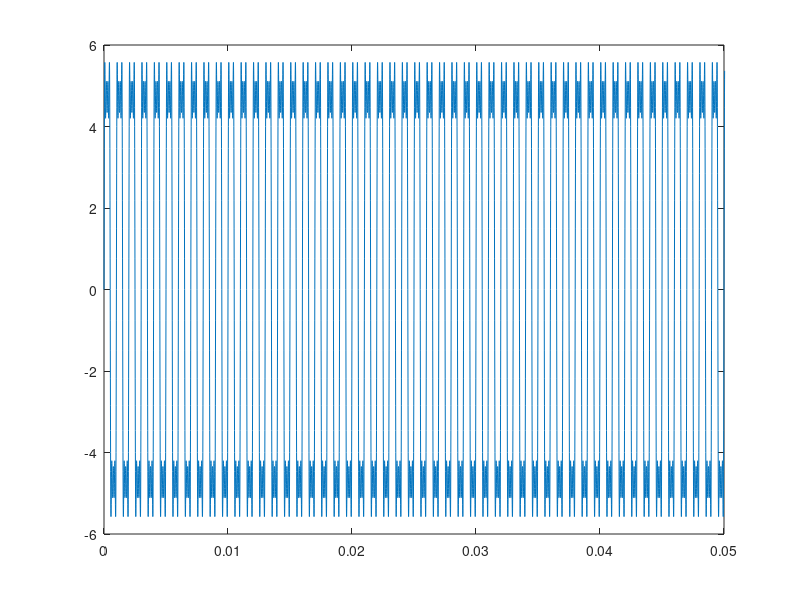
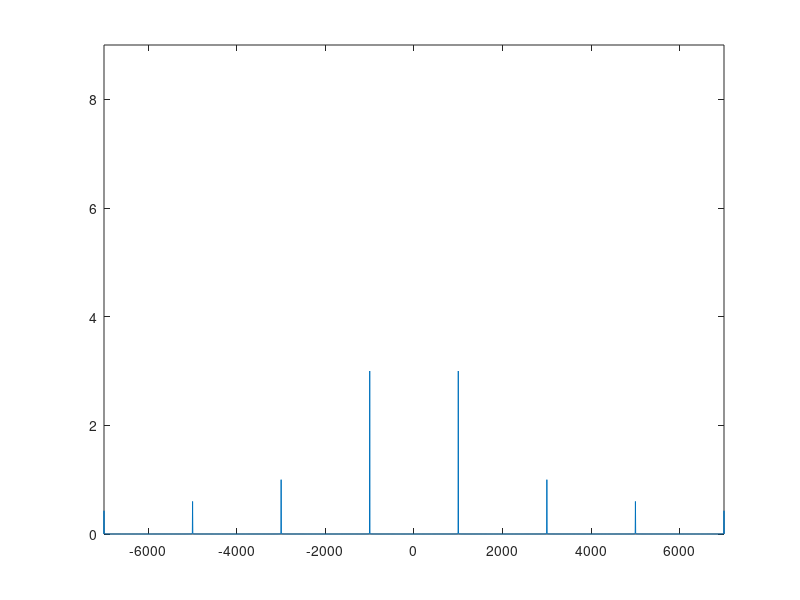

The MATLAB source for these figures, in order:
close all;
clear all;

a = 6;                  %amplitude
fm = 1e3;               %frequencia do seno
n = 200;                 %fator de super amostra
fs = n*fm;              %frequencia de amostragem
num_periodo = 200;      %numeros de períodos a ser apresentados na tela
t_final = num_periodo*(1/fm);
ts = 1/fs;              %tempo de amostragem (espaçamento entre amostras)
t = [0:ts:t_final];
y = a*sin(2*pi*fm*t)+(a/3)*sin(2*pi*3*fm*t)+(a/5)*sin(2*pi*5*fm*t)+(a/7)*sin(2*pi*7*fm*t);
figure(1);
plot(t,y);
axis([0 50/fm -a a]);

passo_f = 1/t_final;
f1 = [-fs/2:passo_f:fs/2];
y = fft(y)/length(y);
figure(2);
plot(f1,abs(fftshift(y)));
axis ([-7*fm 7*fm 0 1.5*a])